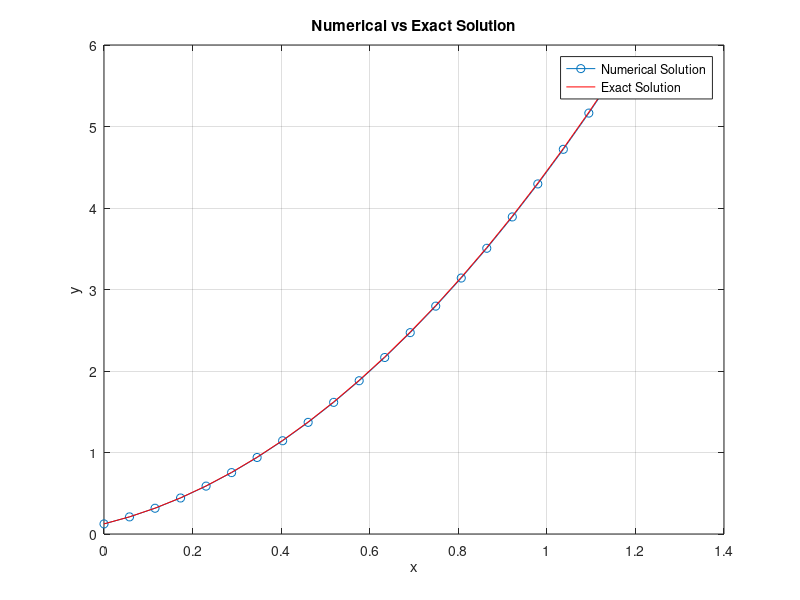
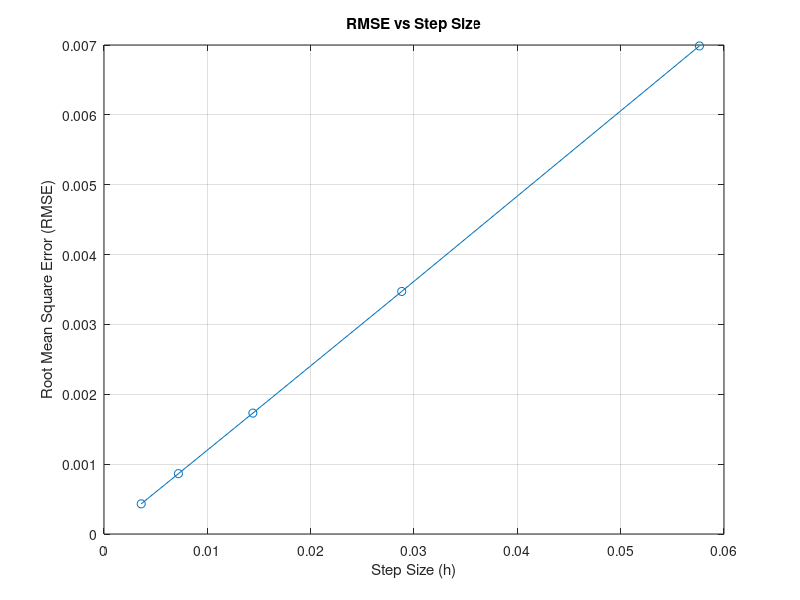

MATLAB code to generate these figures, in order:
% Parameters
a = 3; % Given parameter
b = 1.33; % Given parameter
x0 = 0; % Start of the domain
xn = (a * b + 1) / (a + b); % End of the domain
y0 = (b - 1) / (2 * b); % Initial condition
N =20; % Number of intervals

% Step size
h = (xn - x0) / N;

% Define the exact solution for comparison
exact_solution = @(x) a * x.^2 + b * x + y0; 

% Define the ODE function
f = @(x, y) 2 * a * x + b;

% Modified Four-Stage RK method
% Coefficients (Modify as required)
c = [0.25, 0.15, 0.35, 0.25];        % Weights
theta = [0.2, 0.4, 0.6, 0.8];     % Locations
w = [0, 0.5, 0.5, 1];       % Slope weights

% Initialize variables
x = linspace(x0, xn, N+1);
y = zeros(1, N+1);
y(1) = y0;

% RK method loop
for i = 1:N
    k = zeros(1, 4); % Initialize slopes
    k(1) = h * f(x(i), y(i));
    for m = 2:4
        k(m) = h * f(x(i) + theta(m) * h, y(i) + w(m) * k(m-1));
    end
    y(i+1) = y(i) + sum(c .* k);
end

% Exact solution at computed points
y_exact = exact_solution(x);

% Compute error
error = abs(y - y_exact);

% Plotting
figure;
plot(x, y, '-o', 'DisplayName', 'Numerical Solution');
hold on;
plot(x, y_exact, '-r', 'DisplayName', 'Exact Solution');
xlabel('x');
ylabel('y');
title('Numerical vs Exact Solution');
legend;
grid on;

% Scalability test for RMSE
h_values = [h, h/2, h/4, h/8, h/16];
rmse = zeros(size(h_values));

for idx = 1:length(h_values)
    h_test = h_values(idx);
    N_test = ceil((xn - x0) / h_test);
    x_test = linspace(x0, xn, N_test+1);
    y_test = zeros(1, N_test+1);
    y_test(1) = y0;
    
    for i = 1:N_test
        k = zeros(1, 4);
        k(1) = h_test * f(x_test(i), y_test(i));
        for m = 2:4
            k(m) = h_test * f(x_test(i) + theta(m) * h_test, y_test(i) + w(m) * k(m-1));
        end
        y_test(i+1) = y_test(i) + sum(c .* k);
    end
    
    % Exact solution and RMSE computation
    y_exact_test = exact_solution(x_test);
    rmse(idx) = sqrt(mean((y_test - y_exact_test).^2));
end

% Plot RMSE vs h
figure;
plot(h_values, rmse, '-o');
xlabel('Step Size (h)');
ylabel('Root Mean Square Error (RMSE)');
title('RMSE vs Step Size');
grid on

disp (h_values)
disp (rmse)
disp (h)
disp (xn)
disp(k)
